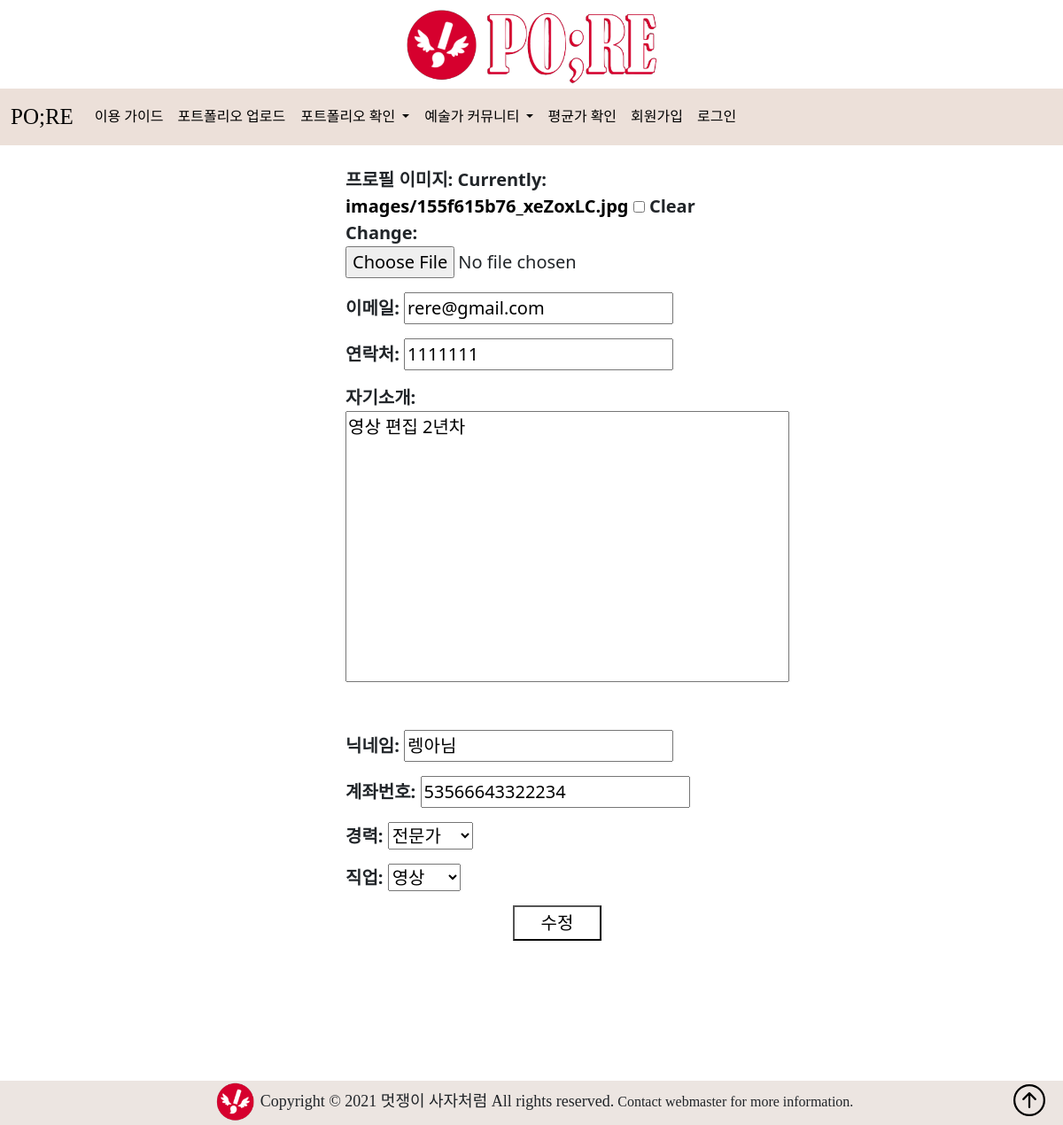
Page /portfolio/profile_update/2 on the committed database.
### portfolio/models.py (models this page shows)
class Profile(models.Model):
    user = models.OneToOneField(CustomUser, on_delete=models.CASCADE, primary_key=True)
    profile_image = models.ImageField(blank=True, upload_to="images/", null=True)
    email = models.CharField(max_length=200, null=True, blank=True)
    phone_number = models.CharField(max_length=200, null=True, blank=True)
    introduce = models.TextField(null=True, blank=True)

### user/models.py (models this page shows, shortened)
class CustomUser(AbstractUser):
    name = models.CharField(max_length=200)     # username을 id로 사용해서 필요없는 이메일을 사용자 이름으로 변경
    nickname = models.CharField(max_length=200)
    account = models.CharField(max_length=200)
    cr_id = models.ForeignKey(Career, on_delete=models.CASCADE, related_name='users', null=True)
    field_id = models.ForeignKey(Field, on_delete=models.CASCADE, related_name='users', null=True)

### portfolio/views.py (the view)
# urls.py: path('profile_update/<int:id>', views.profile_update, name='profile_update'),
def profile_update(request, id):
    user = get_object_or_404(CustomUser, id=id)
    profile = user.profile
    if request.method == 'POST':
        form = ProfileForm(request.POST, request.FILES, instance=profile)
        info = InfoChangeForm(request.POST, instance=user)
        if form.is_valid() and info.is_valid():
            profile = form.save(commit=False)
            profile.user = request.user
            profile.save()
            info.save()
            return redirect('mypage')
    else:
        form = ProfileForm(instance=profile)
        info = InfoChangeForm(instance=user)
        return render(request, 'portfolio/profile_update.html', {'form':form, 'info':info})

### portfolio/forms.py
class ProfileForm(forms.ModelForm):
    class Meta:
        model = Profile
        fields = ['profile_image', 'email', 'phone_number', 'introduce']
        labels = {
            'profile_image': '프로필 이미지',
            'email': '이메일',
            'phone_number': '연락처',
            'introduce': '자기소개',
        }

class InfoChangeForm(forms.ModelForm):
    class Meta:
        model = CustomUser
        fields = ['nickname', 'account', 'cr_id', 'field_id']
        labels = {
            'nickname': '닉네임',
            'account': '계좌번호',
            'cr_id': '경력',
            'field_id': '직업'
        }

### user/models.py (called while the page is built)
    def __str__(self):
        return self.field_name

    def __str__(self):
        return self.user_ap

### portfolio/templates/portfolio/profile_update.html (shortened to what this page needs)
{% extends 'portfolio/base.html' %}
{% load static %}
{% block content %}
<form method="POST"  enctype="multipart/form-data">
    {{ form.as_p }}<br>
    {{ info.as_p }}
    <button class="add" type="submit">수정</button>
</form>
{% endblock %}

### portfolio/static/portfolio/css/base.css (style rules this page uses)
a:link { color: black; text-decoration: none; }

### portfolio/templates/portfolio/profile_update.html (style rules this page uses)
form { width: 35vw; margin: 3vh auto; font-size: 20px; }
form p { font-weight: bold; }
textarea { margin: 0 auto; resize:none; }
input { margin: auto; }
.add { width: 100px; height: 40px; margin-bottom: 2%; background-color: white; margin-left: 45%; }

### rows in the picture
Profile: email "rere@gmail.com", phone_number "1111111", introduce "영상 편집 2년차"
CustomUser: nickname "렝아님", account "53566643322234", cr_id "전문가", field_id "영상"
